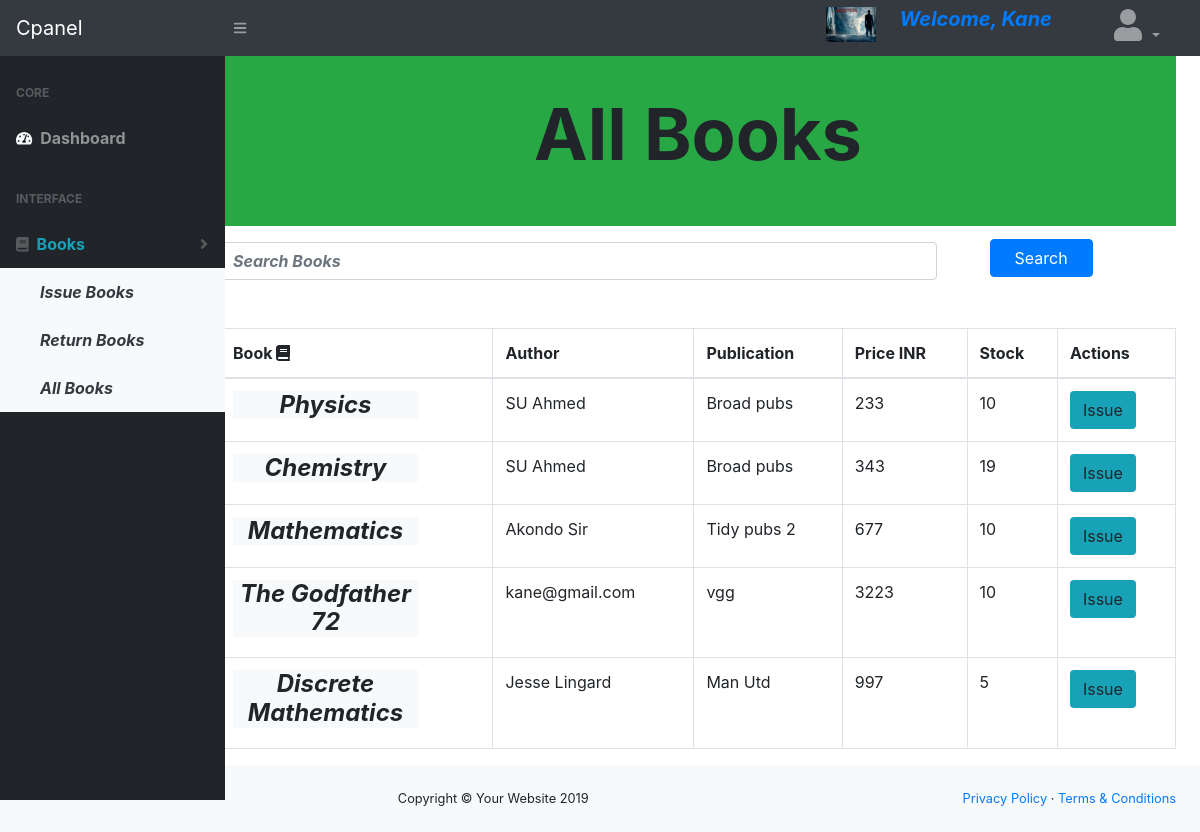
Screenshot of /dashboard_std.php?page=books/allbooks (signed in) with the database file from the repository.
### tables this page shows
CREATE TABLE `books` (
  `ID` int(10) NOT NULL,
  `Book_Name` varchar(66) NOT NULL,
  `Author` varchar(66) NOT NULL,
  `Publication` varchar(90) NOT NULL,
  `Price` float NOT NULL,
  `stock` int(10) NOT NULL DEFAULT 10,
  `purchase_date` timestamp NOT NULL DEFAULT current_timestamp(),
  `Librarian` varchar(67) NOT NULL,
  `entry_date` timestamp NOT NULL DEFAULT current_timestamp()
);

### books/allbooks.php (the view, shortened to what this page needs)
<h3 class="py-5  display-3 bg-success font-weight-bold text-center">All Books</h3>
<form action="" method="GET"> <input class="w-75 d-inline form-control font-weight-bold mt-2 mb-5 font-italic" type="search"
value="<?php if(isset($_SESSION['search'])) echo $_SESSION['search'];?>" name="search" placeholder="Search Books" />
 <input type="submit" value="Search" name="search_b"class=" mb-2 ml-5 px-4 btn btn-primary"/></form>
<?php
include "database.php";
?>
<table class="display table table-bordered " id="">
	<thead>
		<tr>
			<th>Book <i class="fa fa-book"></i></th>
			<th>Author</th>
			<th>Publication</th>
			<th>Price INR</th>
			<th>Stock</th>
			<th>Actions</th>
		</tr>
	</thead>
	<tbody>
	<?php
		if(isset($_SESSION['book_search'])){
	$search=$_SESSION['search'];
	$sel="select * from books where Book_Name LIKE '%$search%' ";
	$run=$connect->query($sel);
	if($run->num_rows == 0) echo "<b>Not Found !</b>";
	else
	while($row=$run->fetch_assoc()){ ?>
			<tr>
			<td><h4 style="width:185px"  class="bg-light font-italic font-weight-bold text-center"><?php echo $row['Book_Name'];?></h4></td>
			<td><?php echo $row['Author'];?></td>
			<td><?php echo $row['Publication'];?></td>
			<td><?php echo $row['Price'];?></td>
			<td><?php echo $row['stock'];?></td>
			<td>
			<a href="dashboard_std.php?page=books/issuebooks&id=<?php echo $row['ID'];?>" class="btn bg-info"> Issue</a>
			</td>
		</tr>
		<?php
		}  }
		else {
		$sel="select * from books";
		$res=$connect->query($sel);
		while($row=$res->fetch_assoc()){ ?>
			<tr>
			<td><h4 style="width:185px"  class="bg-light font-italic font-weight-bold text-center"><?php echo $row['Book_Name'];?></h4></td>
			<td><?php echo $row['Author'];?></td>
			<td><?php echo $row['Publication'];?></td>
			<td><?php echo $row['Price'];?></td>
			<td><?php echo $row['stock'];?></td>
			<td>
			<a href="dashboard_std.php?page=books/issuebooks&id=<?php echo $row['ID'];?>" class="btn bg-info"> Issue</a>
			</td>
		</tr>
		<?php
		} }
		?>
	</tbody>
</table>

### rows the page displays
books: Book_Name "Physics", Author "SU Ahmed", Publication "Broad pubs", Price "233", stock "10"
books: Book_Name "Chemistry", Author "SU Ahmed", Publication "Broad pubs", Price "343", stock "19"
books: Book_Name "Mathematics", Author "Akondo Sir", Publication "Tidy pubs 2", Price "677", stock "10"
books: Book_Name "The Godfather 72", Author "kane@gmail.com", Publication "vgg", Price "3223", stock "10"
books: Book_Name "Discrete Mathematics", Author "Jesse Lingard", Publication "Man Utd", Price "997", stock "5"

### other values shown
$name "Kane"
